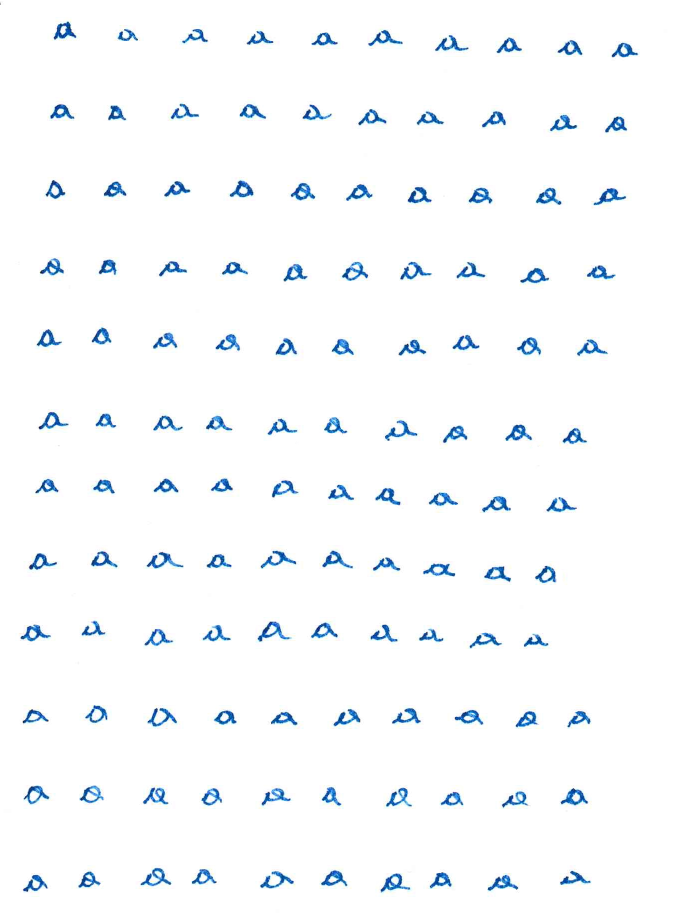
//> input picture img/a2.png, 1359 x 1837 px (shown at 1/2 size); its folder holds 3 pictures in this run
$ ./histCinza   (built with g++ and OpenCV 4)
//> lines starting //> are read from the running program, lines starting //| are printed output that depends on the picture; after the words box and inside, x2 and y2 are one past the last pixel; in counts of white or black regions, pixels touching at a corner belong together
#include <opencv2/opencv.hpp>
#include <iostream>

using namespace cv;
using namespace std;

void show_histogram(string const& name, Mat const& image){
    // Set histogram bins count
    int bins = 256;
    int histSize[] = {bins};
    // Set ranges for histogram bins
    float lranges[] = {0, 256};
    const float* ranges[] = {lranges};
    // create matrix for histogram
    Mat hist;
    int channels[] = {0};

    // create matrix for histogram visualization
    int const hist_height = 256;
    Mat3b hist_image = Mat3b::zeros(hist_height, bins);

    calcHist(&image, 1, channels, Mat(), hist, 1, histSize, ranges, true, false);

    double max_val=0;
    minMaxLoc(hist, 0, &max_val);

    // visualize each bin
    for(int b = 0; b < bins; b++) {
        float const binVal = hist.at<float>(b);
        int   const height = cvRound(binVal*hist_height/max_val);
        cv::line
            ( hist_image
            , Point(b, hist_height-height), Point(b, hist_height)
            , Scalar::all(255)
            );
    }
    imshow(name, hist_image);
}

int main (int argc, const char* argv[]){
    // here you can use cv::IMREAD_GRAYSCALE to load grayscale image, see image2
    vector<String> endImg;
    glob("/home/victor/Área de Trabalho/OpenCV_Codes/img/*.png", endImg, false);

    Mat3b const image1 = imread(endImg[0], IMREAD_COLOR);
//> image1 is the input picture: 1837 rows x 1359 cols, CV_8UC3; mean B, G, R 252, 249.8, 247.3
    Mat image1_gray;
    cvtColor(image1, image1_gray, COLOR_BGR2GRAY);
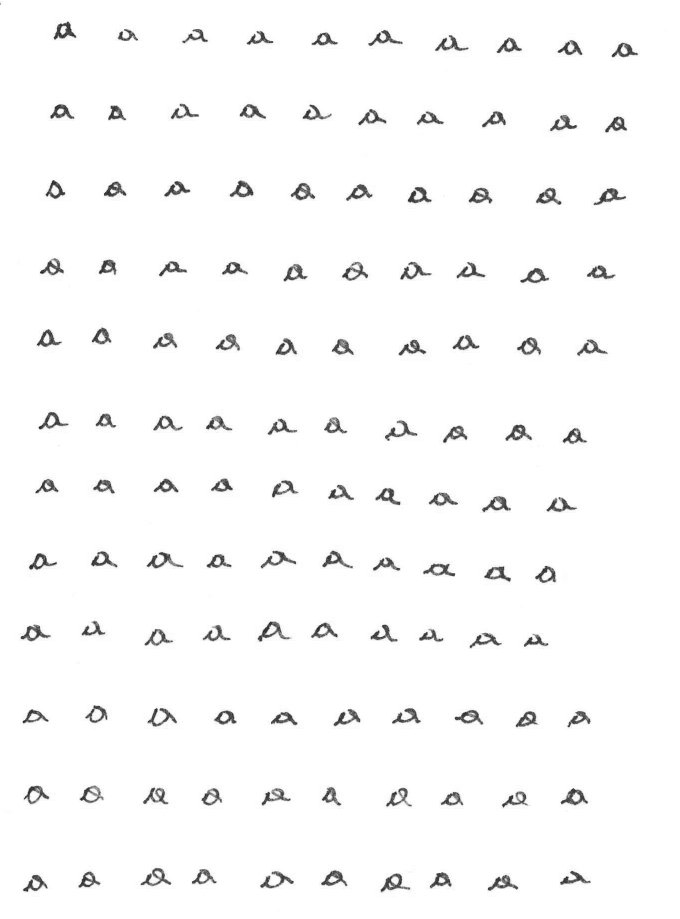
//> image1_gray: 1837 rows x 1359 cols, CV_8UC1 (shown at 1/2 size); min 2, max 255, mean 249.3
    imshow("image1", image1_gray);
    show_histogram("image1 hist", image1_gray);
//> in show_histogram, `calcHist(&image, 1, channels, Mat(), hist, 1, histSize, ranges, true, ..`: hist = 256 values, max 2223626 at index 255, min 0 at index 0, mean 9751.9
//> in show_histogram, `minMaxLoc(hist, 0, &max_val);`: max_val = 2223626
//> the loop in show_histogram, `for(int b = 0; b < bins; b++)` made 256 passes
//> binVal on passes 1 to 3: 0, 0, 1
//> after the loop in show_histogram, `for(int b = 0; b < bins; b++)`:
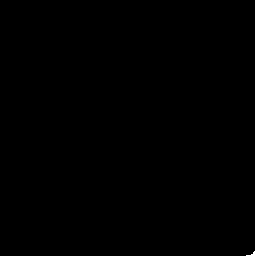
//> hist_image: 256 rows x 256 cols, CV_8UC3; 0.42% white in thin lines or dots, all inside (x1, y1, x2, y2) = (246, 0, 256, 256)

    Mat const image2 = imread(endImg[1], IMREAD_GRAYSCALE);
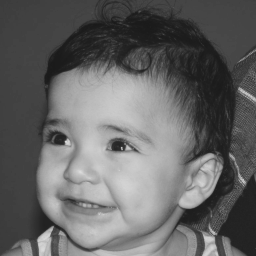
//> input picture img/biel.png, 256 x 256 px
//> image2 is the input picture: 256 rows x 256 cols, CV_8UC1; min 26, max 219, mean 100.9
    imshow("image2", image2);
    show_histogram("image2 hist", image2);
//> call 2 of show_histogram, with name = "image2 hist"
//> in show_histogram (call 2), `calcHist(&image, 1, channels, Mat(), hist, 1, histSize, ranges, true, ..`: hist = 256 values, max 4524 at index 65, min 0 at index 0, mean 256
//> in show_histogram (call 2), `minMaxLoc(hist, 0, &max_val);`: max_val = 4524
//> the loop in show_histogram (call 2), `for(int b = 0; b < bins; b++)` made 256 passes
//> (binVal, height) on passes 1 to 3: (0, 0), (0, 0), (0, 0)
//> after the loop in show_histogram (call 2), `for(int b = 0; b < bins; b++)`:
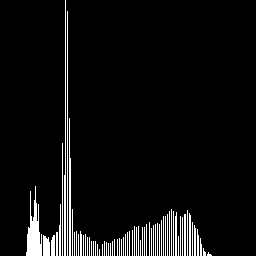
//> hist_image: 256 rows x 256 cols, CV_8UC3; 5.7% white in thin lines or dots, all inside (x1, y1, x2, y2) = (26, 0, 212, 256)

    waitKey();
    return 0;
}
